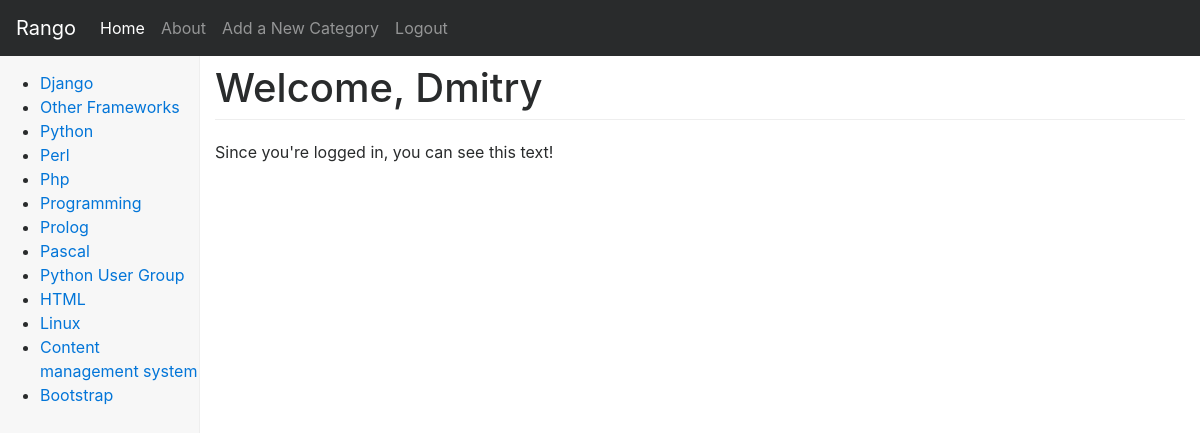
/rango/restricted/ (signed in), run on the app's committed database.
### rango/models.py (models this page shows, shortened)
class Category(models.Model):
    name = models.CharField(max_length=MAX_LENGTH_128, unique=True)
    views = models.PositiveIntegerField(default=0)
    likes = models.PositiveIntegerField(default=0)
    slug = models.SlugField(unique=True)  # blank=True
    class Meta:
        verbose_name_plural = "Categories"

### rango/views.py (the view)
@login_required
def restricted(request):
    return render(request, 'rango/restricted.html', {})

### rango/templatetags/rango_template_tags.py (called while the page is built)
@register.inclusion_tag('rango/cats.html')
def get_category_list(cat=None):
    return {'cats': Category.objects.all(),
            'act_cat': cat}

### templates/rango/restricted.html (shortened to what this page needs)
{% extends "rango/base.html" %}
{% load staticfiles %}
{% block body_block %}
    <h1>Welcome, {{ user.username }}</h1>
    <p>Since you're logged in, you can see this text!</p>
{% endblock body_block %}

### templates/rango/cats.html
<ul>
    {% if cats %}
        {% for c in cats %}
            {% if c == act_cat %}
                <li>
                    <strong>
                        <a href="{% url 'rango:show_category' c.slug %}">{{ c.name }}</a>
                    </strong>
                </li>
            {% else %}
                <li>
                    <a href="{% url 'rango:show_category' c.slug %}">{{ c.name }}</a>
                </li>
            {% endif %}
        {% endfor %}
    {% else %}
        <li><strong>There are no categories present.</strong></li>
    {% endif %}
</ul>

### static/css/dashboard.css (style rules this page uses)
body { padding-top: 50px; }
h1 { margin-bottom: 20px; padding-bottom: 9px; border-bottom: 1px solid #eee; }

### data on the page
Category: name "Django"
Category: name "Other Frameworks"
Category: name "Python"
Category: name "Perl"
Category: name "Php"
Category: name "Programming"
Category: name "Prolog"
Category: name "Pascal"
Category: name "Python User Group"
Category: name "HTML"
Category: name "Linux"
Category: name "Content management system"
Category: name "Bootstrap"

### other printed values
{{ user.username }} "Dmitry"
